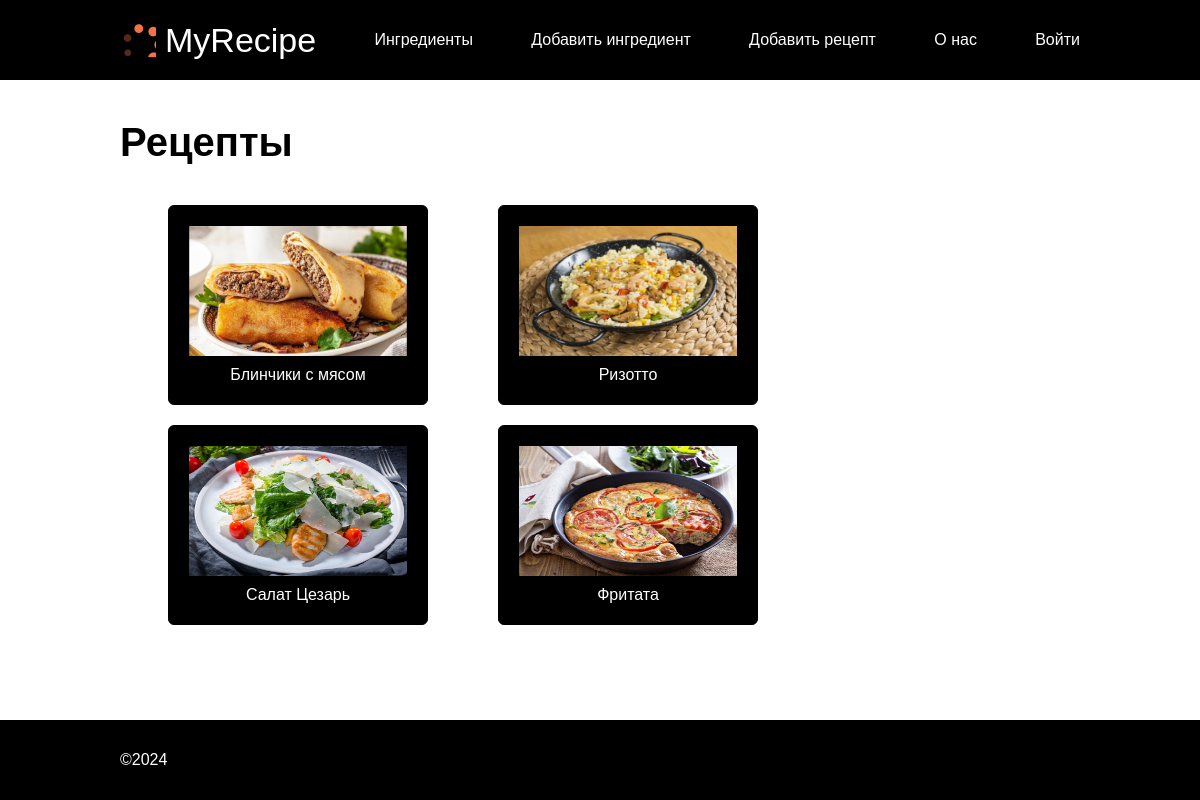
Before: / with the older database file.
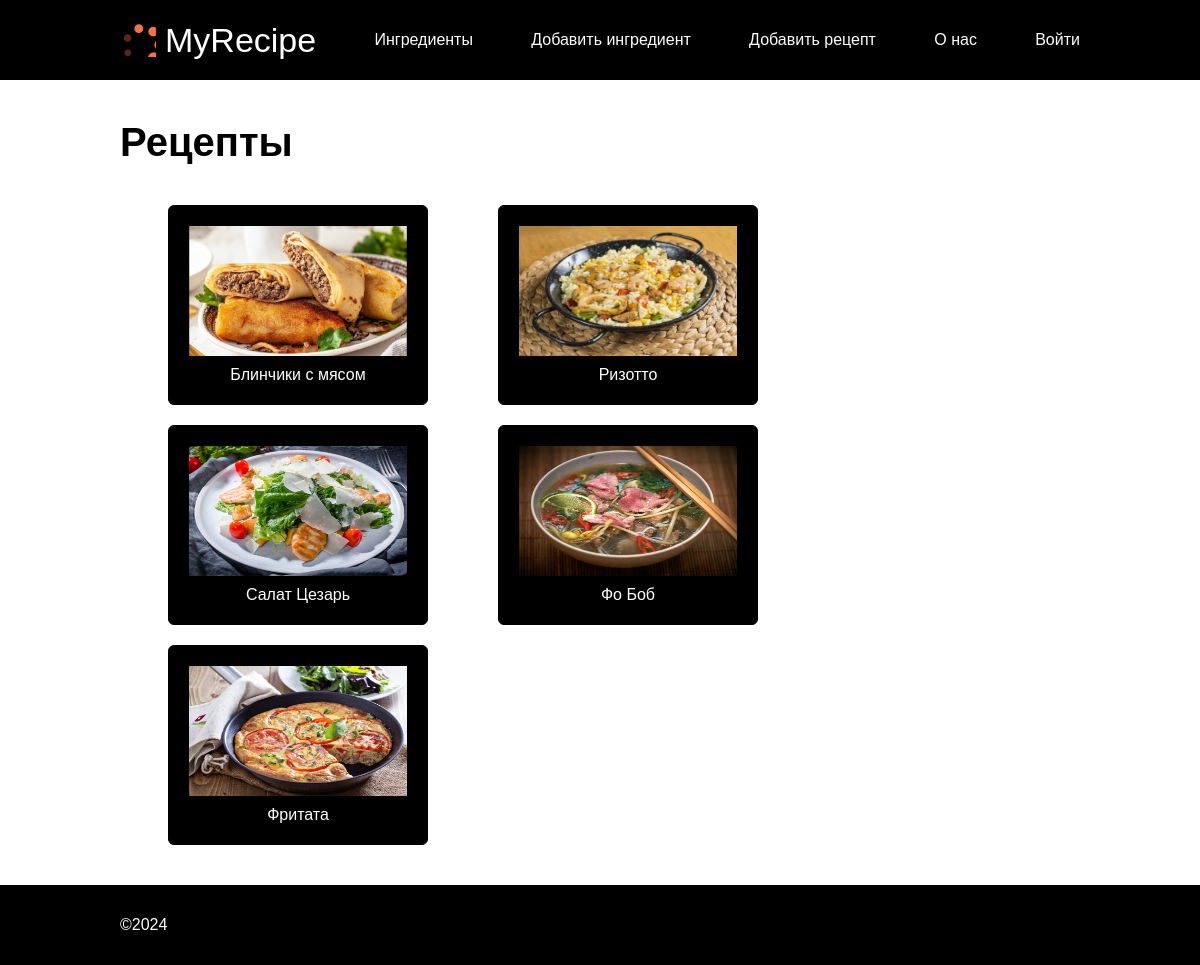
After: the same page with the newer database file.
### recipe_catalog/models.py (models this page shows, shortened)
class Recipe(models.Model):
    name = models.CharField(max_length=300)
    url = models.CharField(max_length=300)
    description = models.CharField(max_length=1000, default="описание")
    ingredients = models.ManyToManyField(Ingredient, through="RecipeIngredient")
    author = models.ForeignKey(User,
                               verbose_name='Автор рецепта',
                               on_delete=models.CASCADE, null=True
                               )
    class Meta:
        constraints = [
            models.UniqueConstraint(
                name="%(app_label)s_%(class)s_name_unique",
                fields=["name"],
            ),
        ]

### recipe_catalog/views.py (the view)
# urls.py: path('', index, name='index'),
def index(request):
    template_name = 'recipe_catalog/index.html'
    recipes = Recipe.objects.all().order_by('name')
    context = {
        'recipe_list': recipes
    }
    return render(request, template_name, context)

### templates/recipe_catalog/index.html (shortened to what this page needs)
{% extends "base.html" %}
{% block content %}
    <h1>Рецепты</h1>
     <ul class="recipes">
            {% for recipe in recipe_list %}
            {% load static %}
            <li class="recipes__item">
                <img class="recipes__item-img" src="{% static recipe.url %}" alt="{{recipe.name}}">
                <a class="recipes__item-link" href="{% url 'recipe_detail' recipe.id %}">{{ recipe.name }}</a>
            </li>
            {% endfor %}
     </ul>
{% endblock %}

Changed rows visible on the page:
added Recipe: url (picture), name "Фо Боб"
